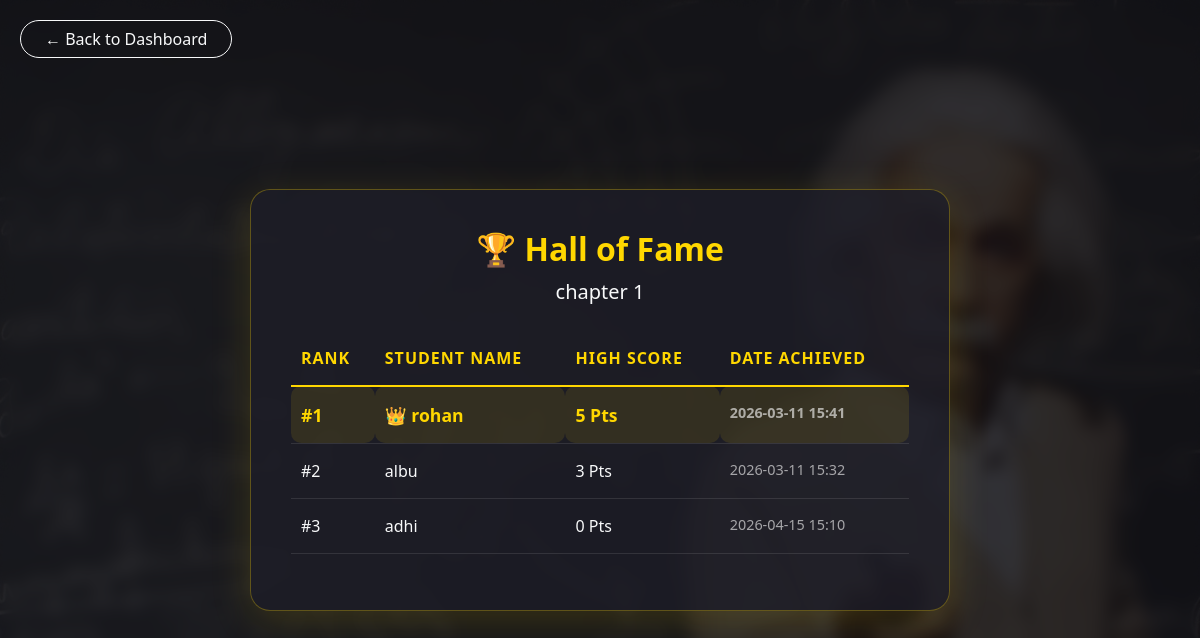
/leaderboard/1 (signed in), run on the app's committed database.
### tables this page shows
CREATE TABLE quizzes (
  id INTEGER PRIMARY KEY AUTOINCREMENT,
  category_id INTEGER NOT NULL,
  title TEXT NOT NULL,
  time_limit INTEGER DEFAULT 10,
  FOREIGN KEY (category_id) REFERENCES categories(id)
);

CREATE TABLE users (
  id INTEGER PRIMARY KEY AUTOINCREMENT,
  name TEXT NOT NULL,
  email TEXT UNIQUE NOT NULL,
  password TEXT NOT NULL,
  role TEXT CHECK(role IN ('user','admin')) DEFAULT 'user'
);

### app.py (the view)
@app.route("/leaderboard/<int:quiz_id>")
def leaderboard(quiz_id):
    if "user_id" not in session:
        return redirect("/login")
    db = get_db()
    quiz = db.execute("SELECT title FROM quizzes WHERE id=?", (quiz_id,)).fetchone()
    leaders = db.execute("""
        SELECT u.name, MAX(r.score) as best_score, r.attempted_on
        FROM results r
        JOIN users u ON r.user_id = u.id
        WHERE r.quiz_id = ?
        GROUP BY u.id
        ORDER BY best_score DESC, r.attempted_on ASC
        LIMIT 10
    """, (quiz_id,)).fetchall()
    return render_template("leaderboard.html", leaders=leaders, quiz=quiz)

### db.py (called while the page is built)
def get_db():
    conn = sqlite3.connect("database.db")
    conn.row_factory = sqlite3.Row
    return conn

### templates/leaderboard.html (shortened to what this page needs)
<!doctype html>
<html lang="en">
<head>
<link href="https://cdn.jsdelivr.net/npm/bootstrap@5.3.2/dist/css/bootstrap.min.css" rel="stylesheet">
</head>
<body>
<div style="position: absolute; top: 20px; left: 20px;">
    <a href="/user_dashboard" class="btn btn-outline-light rounded-pill px-4">← Back to Dashboard</a>
</div>
<div class="glass-card text-center">
  <h2 class="fw-bold mb-2" style="color: #ffd700;">🏆 Hall of Fame</h2>
  <p class="text-light mb-4 fs-5">{{ quiz.title }}</p>
  <table class="table table-glass text-start">
    <thead>
      <tr>
        <th>Rank</th>
        <th>Student Name</th>
        <th>High Score</th>
        <th>Date Achieved</th>
      </tr>
    </thead>
    <tbody>
      {% for leader in leaders %}
        <tr class="{% if loop.index == 1 %}rank-1{% endif %}">
          <td>#{{ loop.index }}</td>
          <td>
            {% if loop.index == 1 %}👑 {% endif %}
            {{ leader.name }}
          </td>
          <td>{{ leader.best_score }} Pts</td>
          <td style="color: rgba(255,255,255,0.6) !important; font-size: 0.9em;">
              {{ leader.attempted_on[:16] }}
          </td>
        </tr>
      {% else %}
        <tr>
          <td colspan="4" class="text-center text-muted py-4">No one has taken this exam yet. Be the first!</td>
        </tr>
      {% endfor %}
    </tbody>
  </table>
</div>
</body>
</html>

### data on the page
quizzes: title "chapter 1"
users: name "rohan", best_score "5", attempted_on "2026-03-11 15:41"
users: name "albu", best_score "3", attempted_on "2026-03-11 15:32"
users: name "adhi", best_score "0", attempted_on "2026-04-15 15:10"
